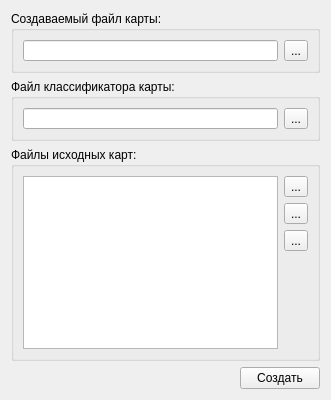
<?xml version="1.0" encoding="UTF-8"?>
<ui version="4.0">
 <class>CMultListMap</class>
 <widget class="QWidget" name="CMultListMap">
  <property name="geometry">
   <rect>
    <x>0</x>
    <y>0</y>
    <width>331</width>
    <height>400</height>
   </rect>
  </property>
  <property name="windowTitle">
   <string>Form</string>
  </property>
  <layout class="QVBoxLayout" name="verticalLayout_6">
   <item>
    <layout class="QVBoxLayout" name="verticalLayout_5">
     <item>
      <widget class="QGroupBox" name="groupBox">
       <property name="title">
        <string>Создаваемый файл карты:</string>
       </property>
       <layout class="QVBoxLayout" name="verticalLayout_2">
        <item>
         <layout class="QHBoxLayout" name="horizontalLayout">
          <item>
           <widget class="QLineEdit" name="liMapFileName">
            <property name="minimumSize">
             <size>
              <width>250</width>
              <height>20</height>
             </size>
            </property>
           </widget>
          </item>
          <item>
           <widget class="QToolButton" name="buttonFindMapFile">
            <property name="toolTip">
             <string>Указать файл карты</string>
            </property>
            <property name="text">
             <string>...</string>
            </property>
           </widget>
          </item>
         </layout>
        </item>
       </layout>
      </widget>
     </item>
     <item>
      <widget class="QGroupBox" name="groupBox_2">
       <property name="title">
        <string>Файл классификатора карты:</string>
       </property>
       <layout class="QVBoxLayout" name="verticalLayout">
        <item>
         <layout class="QHBoxLayout" name="horizontalLayout_2">
          <item>
           <widget class="QLineEdit" name="lineRSC">
            <property name="minimumSize">
             <size>
              <width>250</width>
              <height>20</height>
             </size>
            </property>
           </widget>
          </item>
          <item>
           <widget class="QToolButton" name="buttonFindRSC">
            <property name="toolTip">
             <string>Указать файл классификатора</string>
            </property>
            <property name="text">
             <string>...</string>
            </property>
           </widget>
          </item>
         </layout>
        </item>
       </layout>
      </widget>
     </item>
     <item>
      <widget class="QGroupBox" name="groupBox_3">
       <property name="title">
        <string>Файлы исходных карт:</string>
       </property>
       <layout class="QHBoxLayout" name="horizontalLayout_5">
        <item>
         <layout class="QHBoxLayout" name="horizontalLayout_3">
          <item>
           <widget class="QListWidget" name="listSXF"/>
          </item>
          <item>
           <layout class="QVBoxLayout" name="verticalLayout_3">
            <item>
             <widget class="QToolButton" name="buttonAddSXF">
              <property name="toolTip">
               <string>Добавить исходный файл в список</string>
              </property>
              <property name="text">
               <string>...</string>
              </property>
              <property name="icon">
               <iconset resource="../mapresurses.qrc">
                <normaloff>:/Resurses/24/add file.png</normaloff>:/Resurses/24/add file.png</iconset>
              </property>
             </widget>
            </item>
            <item>
             <widget class="QToolButton" name="buttonRemoveRSC">
              <property name="toolTip">
               <string>Удалить исходный файл из списка</string>
              </property>
              <property name="text">
               <string>...</string>
              </property>
              <property name="icon">
               <iconset resource="../mapresurses.qrc">
                <normaloff>:/Resurses/24/remove file.png</normaloff>:/Resurses/24/remove file.png</iconset>
              </property>
             </widget>
            </item>
            <item>
             <widget class="QToolButton" name="buttonClearSXF">
              <property name="toolTip">
               <string>Очистить список</string>
              </property>
              <property name="text">
               <string>...</string>
              </property>
              <property name="icon">
               <iconset resource="../mapresurses.qrc">
                <normaloff>:/Resurses/32/draw_eraser.png</normaloff>:/Resurses/32/draw_eraser.png</iconset>
              </property>
             </widget>
            </item>
            <item>
             <spacer name="verticalSpacer">
              <property name="orientation">
               <enum>Qt::Vertical</enum>
              </property>
              <property name="sizeHint" stdset="0">
               <size>
                <width>20</width>
                <height>40</height>
               </size>
              </property>
             </spacer>
            </item>
           </layout>
          </item>
         </layout>
        </item>
       </layout>
      </widget>
     </item>
     <item>
      <layout class="QHBoxLayout" name="horizontalLayout_4">
       <item>
        <spacer name="horizontalSpacer">
         <property name="orientation">
          <enum>Qt::Horizontal</enum>
         </property>
         <property name="sizeHint" stdset="0">
          <size>
           <width>40</width>
           <height>20</height>
          </size>
         </property>
        </spacer>
       </item>
       <item>
        <widget class="QPushButton" name="buttonCreateMap">
         <property name="toolTip">
          <string>Создать файл карты</string>
         </property>
         <property name="text">
          <string>Создать</string>
         </property>
        </widget>
       </item>
      </layout>
     </item>
    </layout>
   </item>
  </layout>
 </widget>
 <resources>
  <include location="../mapresurses.qrc"/>
 </resources>
 <connections/>
</ui>
